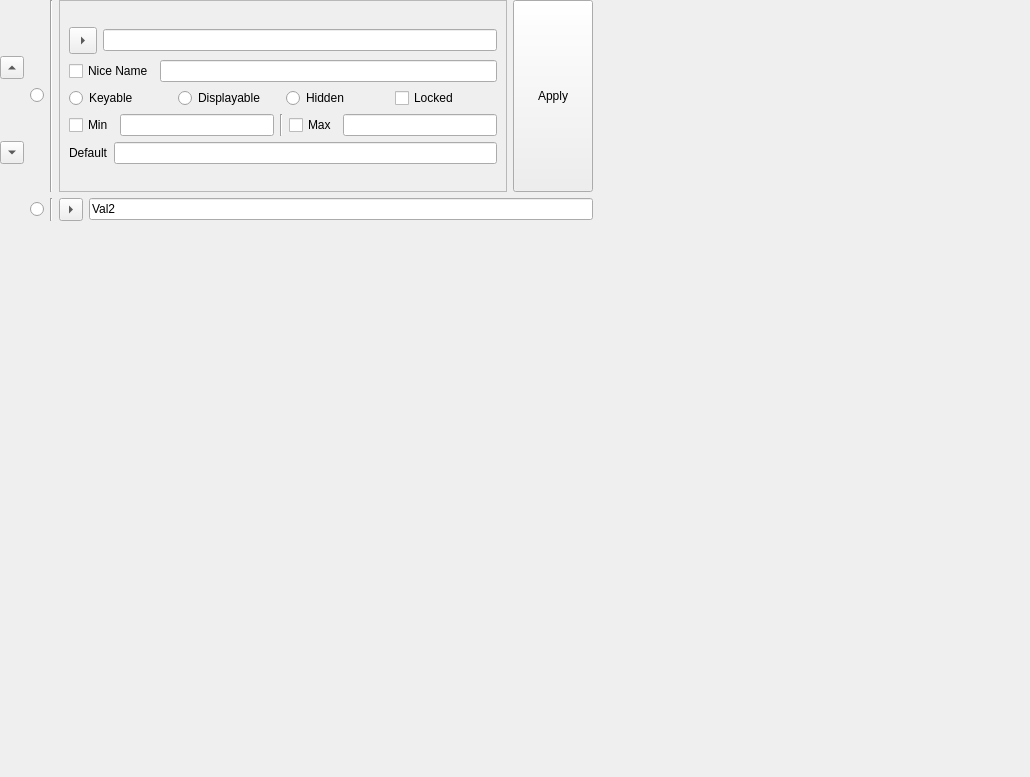
<?xml version="1.0" encoding="UTF-8"?>
<ui version="4.0">
 <class>MainWindow</class>
 <widget class="QMainWindow" name="MainWindow">
  <property name="geometry">
   <rect>
    <x>0</x>
    <y>0</y>
    <width>1030</width>
    <height>777</height>
   </rect>
  </property>
  <property name="windowTitle">
   <string>MainWindow</string>
  </property>
  <widget class="QWidget" name="centralwidget">
   <widget class="QWidget" name="layoutWidget">
    <property name="geometry">
     <rect>
      <x>0</x>
      <y>0</y>
      <width>593</width>
      <height>221</height>
     </rect>
    </property>
    <layout class="QHBoxLayout" name="main_layout">
     <item>
      <layout class="QVBoxLayout" name="moveArrow_layout">
       <item>
        <widget class="QToolButton" name="moveUp_toolButton">
         <property name="sizePolicy">
          <sizepolicy hsizetype="Fixed" vsizetype="Fixed">
           <horstretch>0</horstretch>
           <verstretch>13</verstretch>
          </sizepolicy>
         </property>
         <property name="text">
          <string>...</string>
         </property>
         <property name="arrowType">
          <enum>Qt::UpArrow</enum>
         </property>
        </widget>
       </item>
       <item>
        <widget class="QToolButton" name="moveDown_toolButton">
         <property name="text">
          <string>...</string>
         </property>
         <property name="arrowType">
          <enum>Qt::DownArrow</enum>
         </property>
        </widget>
       </item>
      </layout>
     </item>
     <item>
      <layout class="QVBoxLayout" name="attributes_layout">
       <item>
        <layout class="QHBoxLayout" name="attributeAll_layoutH">
         <item>
          <widget class="QRadioButton" name="attributeAll_radioButton">
           <property name="text">
            <string/>
           </property>
          </widget>
         </item>
         <item>
          <widget class="Line" name="attributeAll_line">
           <property name="orientation">
            <enum>Qt::Vertical</enum>
           </property>
          </widget>
         </item>
         <item>
          <widget class="QFrame" name="frame">
           <property name="frameShape">
            <enum>QFrame::StyledPanel</enum>
           </property>
           <property name="frameShadow">
            <enum>QFrame::Sunken</enum>
           </property>
           <property name="midLineWidth">
            <number>1</number>
           </property>
           <layout class="QVBoxLayout" name="verticalLayout">
            <item>
             <layout class="QVBoxLayout" name="attributeAll_layoutV">
              <item>
               <layout class="QHBoxLayout" name="attribute_layout">
                <item>
                 <widget class="QToolButton" name="attributeHide_toolButton">
                  <property name="enabled">
                   <bool>true</bool>
                  </property>
                  <property name="sizePolicy">
                   <sizepolicy hsizetype="Minimum" vsizetype="Minimum">
                    <horstretch>0</horstretch>
                    <verstretch>0</verstretch>
                   </sizepolicy>
                  </property>
                  <property name="mouseTracking">
                   <bool>false</bool>
                  </property>
                  <property name="text">
                   <string>...</string>
                  </property>
                  <property name="iconSize">
                   <size>
                    <width>20</width>
                    <height>20</height>
                   </size>
                  </property>
                  <property name="popupMode">
                   <enum>QToolButton::DelayedPopup</enum>
                  </property>
                  <property name="autoRaise">
                   <bool>false</bool>
                  </property>
                  <property name="arrowType">
                   <enum>Qt::RightArrow</enum>
                  </property>
                 </widget>
                </item>
                <item>
                 <widget class="QLineEdit" name="attribute_lineEdit"/>
                </item>
               </layout>
              </item>
              <item>
               <layout class="QVBoxLayout" name="attributeEdits_layout">
                <item>
                 <layout class="QHBoxLayout" name="attributeNiceName_layout">
                  <item>
                   <widget class="QCheckBox" name="attributeNiceName_checkBox">
                    <property name="text">
                     <string>Nice Name</string>
                    </property>
                   </widget>
                  </item>
                  <item>
                   <widget class="QLineEdit" name="attributeNiceName_lineEdit"/>
                  </item>
                 </layout>
                </item>
                <item>
                 <layout class="QHBoxLayout" name="attributeStatus_layout">
                  <item>
                   <widget class="QRadioButton" name="attributeKeyable_radioButton">
                    <property name="text">
                     <string>Keyable</string>
                    </property>
                   </widget>
                  </item>
                  <item>
                   <widget class="QRadioButton" name="attributeDisplayable_radioButton">
                    <property name="text">
                     <string>Displayable</string>
                    </property>
                   </widget>
                  </item>
                  <item>
                   <widget class="QRadioButton" name="attributeHidden_radioButton">
                    <property name="text">
                     <string>Hidden</string>
                    </property>
                   </widget>
                  </item>
                  <item>
                   <widget class="QCheckBox" name="attributeLocked_checkBox">
                    <property name="text">
                     <string>Locked</string>
                    </property>
                   </widget>
                  </item>
                 </layout>
                </item>
                <item>
                 <layout class="QHBoxLayout" name="attributeMinMax_layout">
                  <item>
                   <widget class="QCheckBox" name="attributeMin_checkBox">
                    <property name="text">
                     <string>Min</string>
                    </property>
                   </widget>
                  </item>
                  <item>
                   <widget class="QLineEdit" name="attributeMin_lineEdit"/>
                  </item>
                  <item>
                   <widget class="Line" name="attributeMinMaxSep_line">
                    <property name="orientation">
                     <enum>Qt::Vertical</enum>
                    </property>
                   </widget>
                  </item>
                  <item>
                   <widget class="QCheckBox" name="attributeMax_checkBox">
                    <property name="text">
                     <string notr="true">Max</string>
                    </property>
                   </widget>
                  </item>
                  <item>
                   <widget class="QLineEdit" name="attributeMax_lineEdit"/>
                  </item>
                 </layout>
                </item>
                <item>
                 <layout class="QHBoxLayout" name="attributeDValue_layout">
                  <item>
                   <widget class="QLabel" name="attributeDValue_label">
                    <property name="text">
                     <string>Default</string>
                    </property>
                   </widget>
                  </item>
                  <item>
                   <widget class="QLineEdit" name="attributeDValue_lineEdit"/>
                  </item>
                 </layout>
                </item>
               </layout>
              </item>
             </layout>
            </item>
           </layout>
          </widget>
         </item>
         <item>
          <widget class="QPushButton" name="pushButton">
           <property name="sizePolicy">
            <sizepolicy hsizetype="Minimum" vsizetype="Expanding">
             <horstretch>0</horstretch>
             <verstretch>0</verstretch>
            </sizepolicy>
           </property>
           <property name="text">
            <string>Apply</string>
           </property>
          </widget>
         </item>
        </layout>
       </item>
       <item>
        <layout class="QHBoxLayout" name="horizontalLayout_5">
         <item>
          <widget class="QRadioButton" name="radioButton_5">
           <property name="text">
            <string/>
           </property>
          </widget>
         </item>
         <item>
          <widget class="Line" name="line_3">
           <property name="orientation">
            <enum>Qt::Vertical</enum>
           </property>
          </widget>
         </item>
         <item>
          <layout class="QHBoxLayout" name="horizontalLayout_6">
           <item>
            <widget class="QToolButton" name="toolButton_7">
             <property name="text">
              <string>...</string>
             </property>
             <property name="popupMode">
              <enum>QToolButton::DelayedPopup</enum>
             </property>
             <property name="autoRaise">
              <bool>false</bool>
             </property>
             <property name="arrowType">
              <enum>Qt::RightArrow</enum>
             </property>
            </widget>
           </item>
           <item>
            <widget class="QLineEdit" name="val1_2">
             <property name="text">
              <string>Val2</string>
             </property>
            </widget>
           </item>
          </layout>
         </item>
        </layout>
       </item>
      </layout>
     </item>
    </layout>
   </widget>
  </widget>
 </widget>
 <tabstops>
  <tabstop>moveUp_toolButton</tabstop>
  <tabstop>moveDown_toolButton</tabstop>
  <tabstop>attributeNiceName_checkBox</tabstop>
  <tabstop>attributeNiceName_lineEdit</tabstop>
  <tabstop>attributeKeyable_radioButton</tabstop>
  <tabstop>attributeDisplayable_radioButton</tabstop>
  <tabstop>attributeHidden_radioButton</tabstop>
  <tabstop>attributeLocked_checkBox</tabstop>
  <tabstop>attributeMin_checkBox</tabstop>
  <tabstop>attributeMin_lineEdit</tabstop>
  <tabstop>attributeMax_checkBox</tabstop>
  <tabstop>attributeMax_lineEdit</tabstop>
  <tabstop>attributeDValue_lineEdit</tabstop>
  <tabstop>toolButton_7</tabstop>
  <tabstop>val1_2</tabstop>
 </tabstops>
 <resources/>
 <connections/>
 <slots>
  <slot>reload_attributes()</slot>
  <slot>rename()</slot>
 </slots>
</ui>
